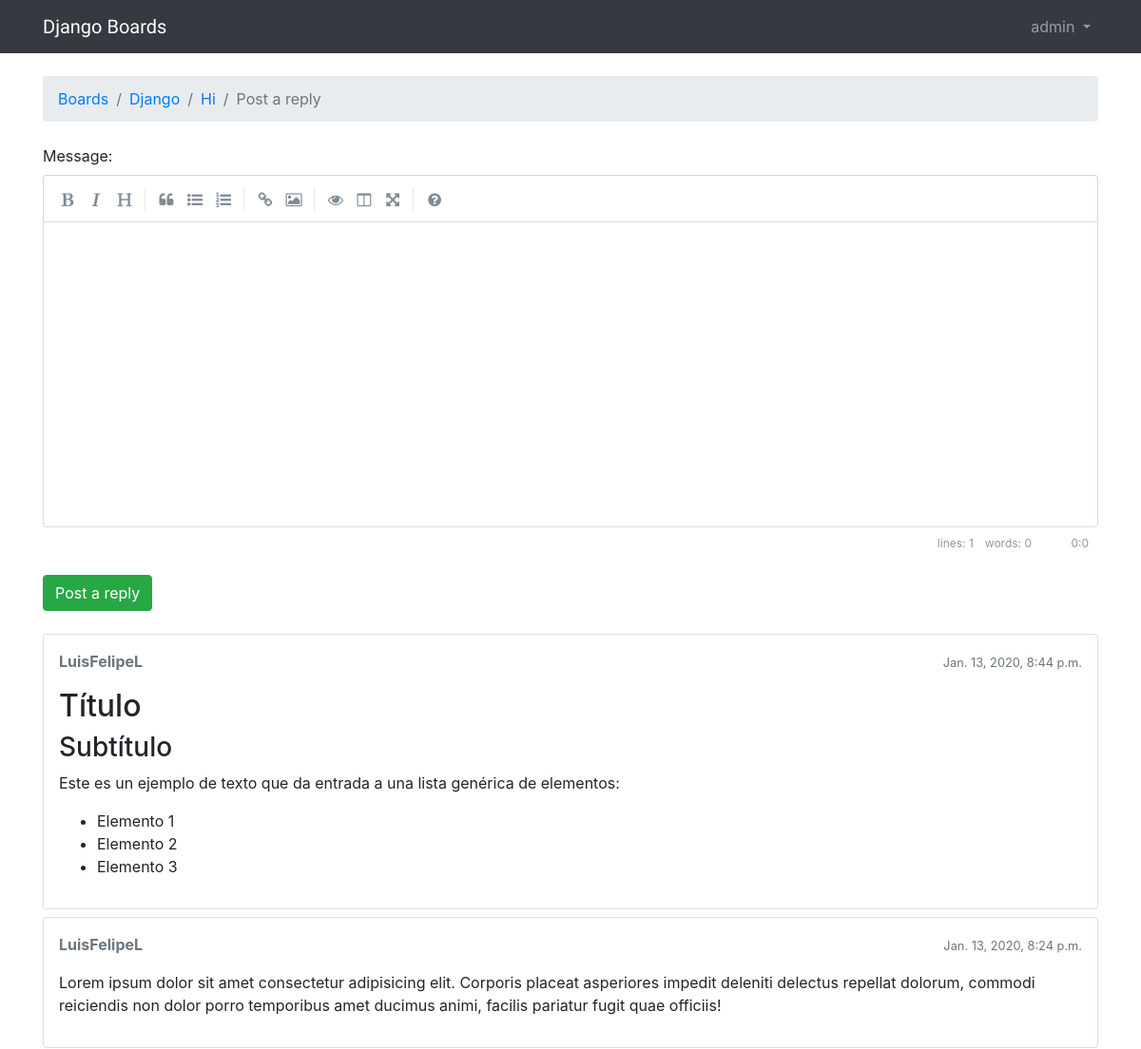
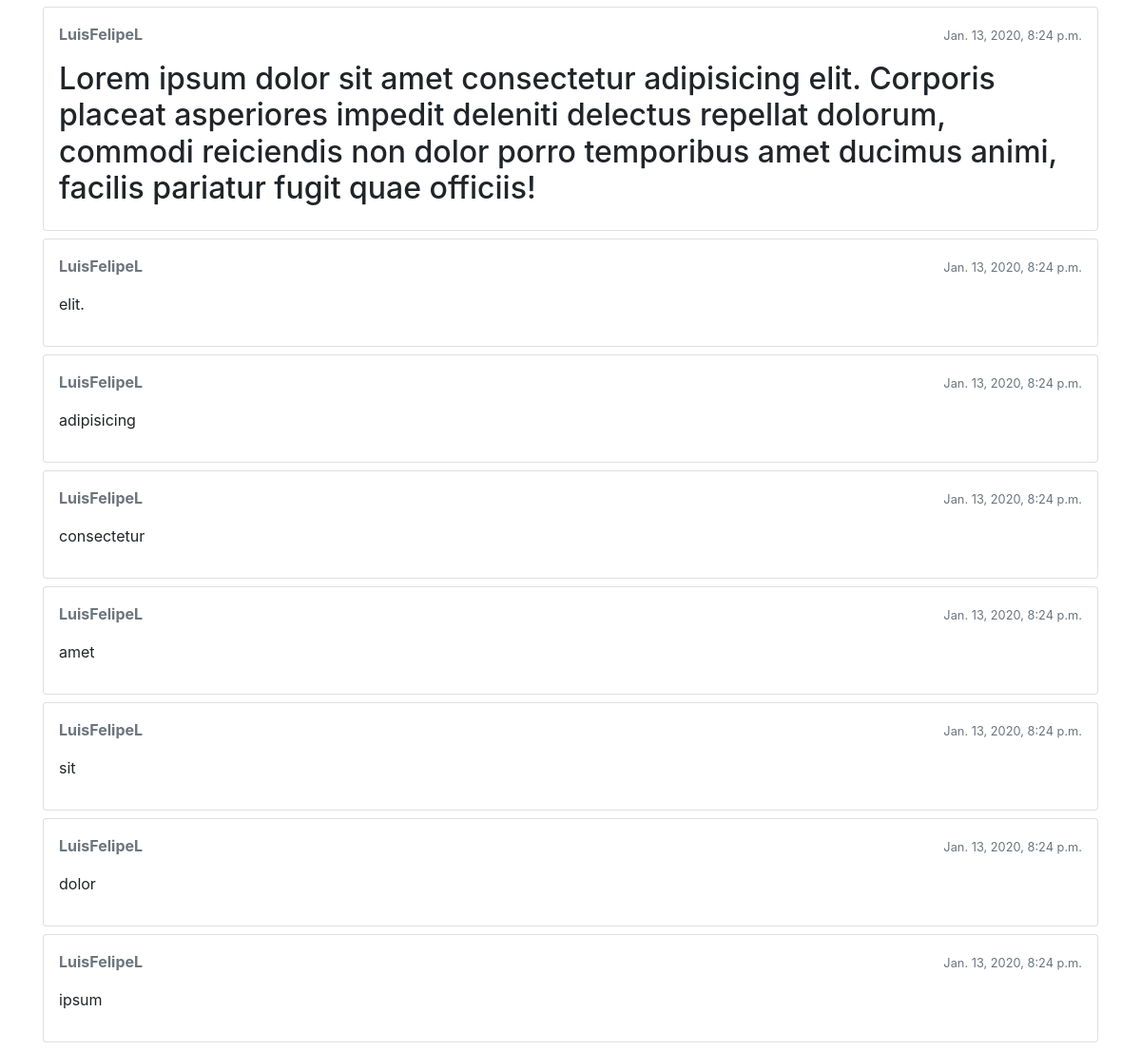
Page /boards/1/topics/3/reply/ (signed in) on the committed database (2 pictures, top to bottom).
### boards/models.py (models this page shows, shortened)
class Topic(models.Model):
    subject = models.CharField(max_length=255)
    last_updated = models.DateTimeField(auto_now_add=True)
    board = models.ForeignKey(Board, on_delete=models.CASCADE, related_name='topics')
    starter = models.ForeignKey(User, on_delete=models.CASCADE, related_name='topics')
    views = models.PositiveIntegerField(default=0)
    def get_last_ten_posts(self):
        return self.posts.order_by('-created_at')[:10]

class Board(models.Model):
    name = models.CharField(max_length=30, unique=True)
    description = models.CharField(max_length=100)

class Post(models.Model):
    message = models.TextField(max_length=4000)
    topic = models.ForeignKey(Topic, on_delete=models.CASCADE, related_name='posts')
    created_at = models.DateTimeField(auto_now_add=True)
    updated_at = models.DateTimeField(null=True)
    created_by = models.ForeignKey(User, on_delete=models.CASCADE, related_name='posts')
    updated_by = models.ForeignKey(User, on_delete=models.CASCADE, null=True, related_name='+')
    def get_message_as_markdown(self):
        return mark_safe(markdown(self.message, safe_mode='escape'))

### boards/views.py (the view)
# urls.py: path('boards/<int:pk>/topics/<int:topic_pk>/reply/', boards_views.reply_topic, name='reply_topic'),
@login_required
def reply_topic(request, pk, topic_pk):
    topic = get_object_or_404(Topic, board__pk=pk, pk=topic_pk)
    if request.method == 'POST':
        form = PostForm(request.POST)
        if form.is_valid():
            post = form.save(commit=False)
            post.topic = topic
            post.created_by = request.user
            post.save()
            topic.last_updated = timezone.now()
            topic.save()
            topic_url = reverse('topic_posts', kwargs={'pk': pk, 'topic_pk': topic_pk})
            topic_post_url = '{url}?page={page}#{id}'.format(
                url=topic_url,
                id=post.pk,
                page=topic.get_page_count()
            )
            return redirect(topic_post_url)
    else:
        form = PostForm()
    return render(request, 'reply_topic.html', {'topic': topic, 'form': form})

### boards/templatetags/form_tags.py (called while the page is built)
@register.filter
def input_class(bound_field):
    css_class = ''
    if bound_field.form.is_bound:
        if bound_field.errors:
            css_class = 'is-invalid'
        elif field_type(bound_field) != 'PasswordInput':
            css_class = 'is-valid'
    return 'form-control {}'.format(css_class)

### templates/reply_topic.html (shortened to what this page needs)
{% extends 'base.html' %}
{% load static %}
{% block stylesheet %}
  <link rel="stylesheet" href="{% static 'css/simplemde.min.css' %}">
{% endblock %}
{% block breadcrumb %}
  <li class="breadcrumb-item"><a href="{% url 'home' %}">Boards</a></li>
  <li class="breadcrumb-item"><a href="{% url 'board_topics' topic.board.pk %}">{{ topic.board.name }}</a></li>
  <li class="breadcrumb-item"><a href="{% url 'topic_posts' topic.board.pk topic.pk %}">{{ topic.subject }}</a></li>
  <li class="breadcrumb-item active">Post a reply</li>
{% endblock %}
{% block content %}
  <form method="post" class="mb-4" novalidate>
    {% include 'includes/form.html' %}
    <button type="submit" class="btn btn-success">Post a reply</button>
  </form>
  {% for post in topic.get_last_ten_posts %}
    <div class="card mb-2">
      <div class="card-body p-3">
        <div class="row mb-3">
          <div class="col-6">
            <strong class="text-muted">{{ post.created_by.username }}</strong>
          </div>
          <div class="col-6 text-right">
            <small class="text-muted">{{ post.created_at }}</small>
          </div>
        </div>
        {{ post.get_message_as_markdown }}
      </div>
    </div>
  {% endfor %}
{% endblock %}

### templates/base.html (shortened to what this page needs)
{% load static %}<!DOCTYPE html>
<html>
<head>
  <link rel="stylesheet" href="{% static 'css/bootstrap.min.css' %}">
  <link rel="stylesheet" href="{% static 'css/app.css' %}"> {% block stylesheet %}{% endblock %}
</head>
<body>
  {% block body %}
  <nav class="navbar navbar-expand-sm navbar-dark bg-dark">
    <div class="container">
      <a class="navbar-brand" href="{% url 'home' %}">Django Boards</a>
      <div class="collapse navbar-collapse" id="mainMenu">
        {% if user.is_authenticated %}
          <ul class="navbar-nav ml-auto">
            <li class="nav-item dropdown">
              <a class="nav-link dropdown-toggle" href="#" id="userMenu" data-toggle="dropdown" aria-haspopup="true" aria-expanded="false">
                {{ user.username }}
              </a>
            </li>
          </ul>
        {% else %}
          <form class="form-inline ml-auto">
            <a href="{% url 'login' %}" class="btn btn-outline-secondary">Log in</a>
            <a href="{% url 'signup' %}" class="btn btn-primary ml-2">Sign up</a>
          </form>
        {% endif %}
      </div>
    </div>
  </nav>
  <div class="container">
    <ol class="breadcrumb my-4">
      {% block breadcrumb %} {% endblock %}
    </ol>
      {% block content %} {% endblock %}
  </div>
  {% endblock body %}
</body>
</html>

### static/css/app.css (style rules this page uses)
.navbar-brand { font-family: 'Peralta', cursive; }

### rows in the picture
Topic: board.name "Django", subject "Hi"
Post: created_by.username "LuisFelipeL", created_at "Jan. 13, 2020, 8:44 p.m.", get_message_as_markdown "Título Subtítulo Este es un ejemplo de texto que da entrada a una lista genérica de elementos: Elemento 1 Elemento 2 Elemento 3"
Post: created_by.username "LuisFelipeL", created_at "Jan. 13, 2020, 8:24 p.m.", get_message_as_markdown "Lorem ipsum dolor sit amet consectetur adipisicing elit. Corporis placeat asperiores impedit deleniti delectus repellat dolorum, commodi reiciendis non dolor porro temporibus amet ducimus animi, facilis pariatur fugit quae officiis!"
Post: created_by.username "LuisFelipeL", created_at "Jan. 13, 2020, 8:24 p.m.", get_message_as_markdown "Lorem ipsum dolor sit amet consectetur adipisicing elit. Corporis placeat asperiores impedit deleniti delectus repellat dolorum, commodi reiciendis non dolor porro temporibus amet ducimus animi, facilis pariatur fugit quae officiis!"
Post: created_by.username "LuisFelipeL", created_at "Jan. 13, 2020, 8:24 p.m.", get_message_as_markdown "elit."
Post: created_by.username "LuisFelipeL", created_at "Jan. 13, 2020, 8:24 p.m.", get_message_as_markdown "adipisicing"
Post: created_by.username "LuisFelipeL", created_at "Jan. 13, 2020, 8:24 p.m.", get_message_as_markdown "consectetur"
Post: created_by.username "LuisFelipeL", created_at "Jan. 13, 2020, 8:24 p.m.", get_message_as_markdown "amet"
Post: created_by.username "LuisFelipeL", created_at "Jan. 13, 2020, 8:24 p.m.", get_message_as_markdown "sit"
Post: created_by.username "LuisFelipeL", created_at "Jan. 13, 2020, 8:24 p.m.", get_message_as_markdown "dolor"
Post: created_by.username "LuisFelipeL", created_at "Jan. 13, 2020, 8:24 p.m.", get_message_as_markdown "ipsum"

### other values in the picture
{{ user.username }} "admin"
{{ field.label_tag }} "Message:"
